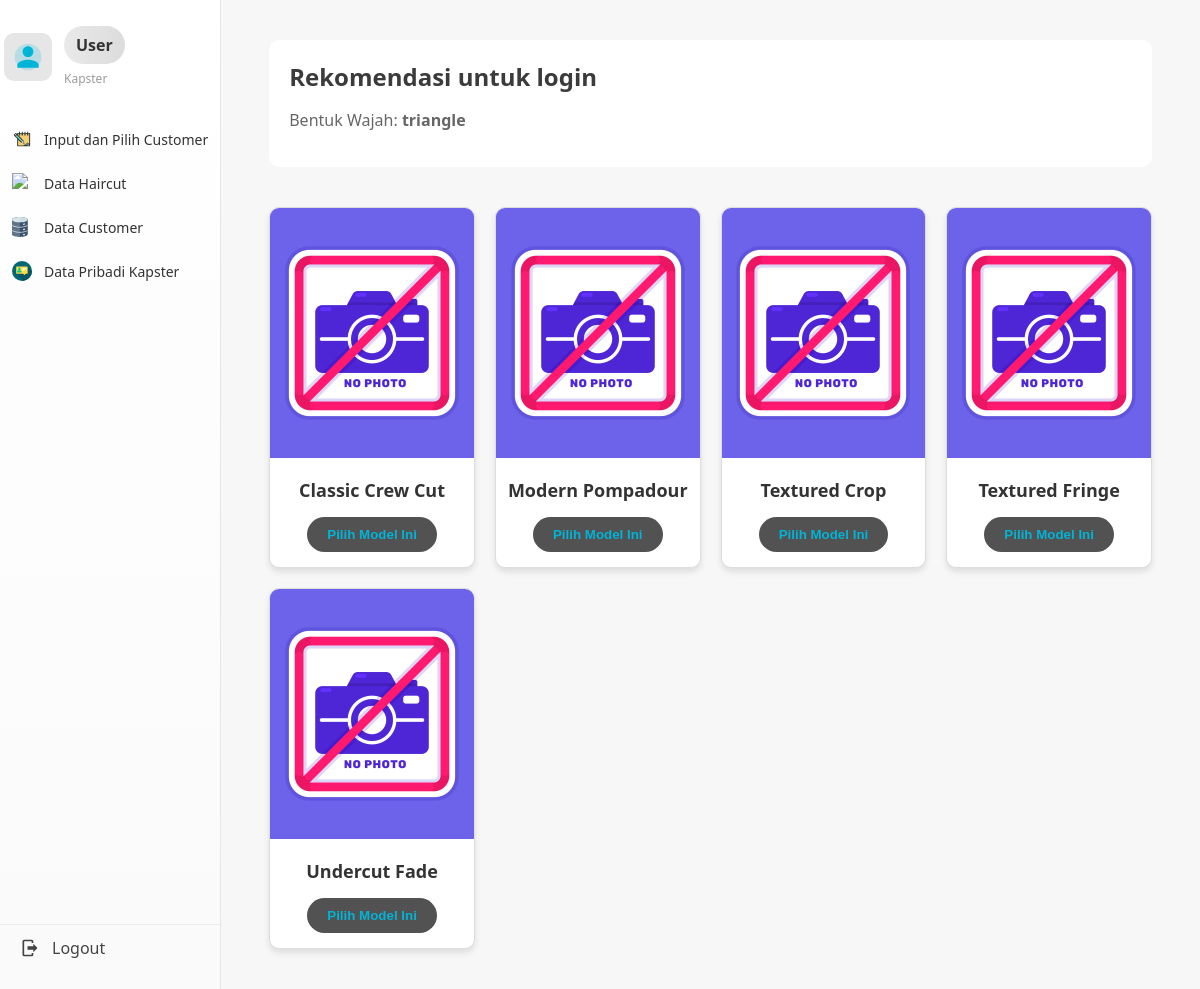
/haircut.php?pelanggan_id=6 (signed in), run on the app's committed database.
### tables this page shows
CREATE TABLE `pelanggan` (
  `id` int(11) NOT NULL,
  `nama` varchar(100) NOT NULL,
  `bentuk_wajah` varchar(50) DEFAULT NULL,
  `created_at` timestamp NOT NULL DEFAULT current_timestamp(),
  `hp_pelanggan` varchar(25) DEFAULT NULL,
  `foto` varchar(255) DEFAULT NULL
);

CREATE TABLE `model_rambut` (
  `id` int(11) NOT NULL,
  `nama` varchar(100) NOT NULL,
  `deskripsi` text DEFAULT NULL,
  `bentuk_wajah` varchar(50) NOT NULL
);

### haircut.php (the view, shortened to what this page needs)
<?php
require_once 'not-to-show/connect.php';
$id_pelanggan = isset($_GET['pelanggan_id']) ? $_GET['pelanggan_id'] : (isset($_GET['id_pelanggan']) ? $_GET['id_pelanggan'] : null);
$shape = '';
$name = '';
if ($id_pelanggan) {
    $res = mysqli_query($conn, "SELECT * FROM pelanggan WHERE id = '$id_pelanggan'");
    $data = mysqli_fetch_assoc($res);
    $shape = $data['bentuk_wajah'];
    $name = $data['nama'];
} else {
    $shape = $_GET['shape'] ?? '';
    $name = $_GET['name'] ?? '';
    $res = mysqli_query($conn, "SELECT id FROM pelanggan WHERE nama = '$name' ORDER BY id DESC LIMIT 1");
    $data = mysqli_fetch_assoc($res);
    $id_pelanggan = $data['id'] ?? null;
}
$query_model = mysqli_query($conn, "SELECT * FROM model_rambut WHERE bentuk_wajah = '$shape'");
?>
<!DOCTYPE html>
<html lang="id">
<head>
    <link rel="stylesheet" href="assets/css/test.css">
</head>
<body>
    <?php include 'sidebar.php'; ?>
    <div class="content">
        <div style="padding: 20px; background: #fff; border-radius: 10px; margin: 20px;">
            <h2 style="margin:0;">Rekomendasi untuk <?= htmlspecialchars($name) ?></h2>
            <p style="color: #666;">Bentuk Wajah: <strong><?= htmlspecialchars($shape) ?></strong></p>
        </div>
        <div class="haircut-grid">
            <?php if (mysqli_num_rows($query_model) > 0): ?>
                <?php while($row = mysqli_fetch_assoc($query_model)): ?>
                    <?php
                        $gambar = 'assets/img/no-image.jpg';
                    ?>
                    <div class="haircut-card">
                        <img src="<?= $gambar ?>" alt="<?= htmlspecialchars($row['nama']) ?>">
                        <h3><?= htmlspecialchars($row['nama']) ?></h3>
                        <form method="POST">
                            <button type="submit" name="pilih_haircut" class="btn-pilih">Pilih Model Ini</button>
                        </form>
                    </div>
                <?php endwhile; ?>
            <?php else: ?>
                <div style="padding: 20px;">Belum ada data model rambut untuk bentuk wajah ini.</div>
            <?php endif; ?>
        </div>
    </div>
</body>
</html>

### assets/css/test.css (style rules this page uses)
:root { --sidebar-w: 240px; --bg: #f7f7f8; --muted: #9b9b9b; --primary: #b0b0b0; --accent: #3b3b3b; --card-bg: #ffffff; --pill-bg: #e6e6e6; }
* { box-sizing: border-box; }
html, body { height: 100%; padding: 0; margin: 0; font-family: "Segoe UI", Roboto, "Helvetica Neue", Arial; background: var(--bg); color: var(--accent); }
body { display: flex; }
.content { flex: 1; padding: 20px 28px; overflow: auto; }

### haircut.php (style rules this page uses)
.haircut-grid { display: grid; grid-template-columns: repeat(auto-fill, minmax(200px, 1fr)); gap: 20px; padding: 20px; }
.haircut-card { border: 1px solid #ddd; border-radius: 10px; overflow: hidden; background: white; text-align: center; padding-bottom: 15px; box-shadow: 0 4px 6px rgba(0,0,0,0.1); }
.haircut-card img { width: 100%; height: 250px; object-fit: cover; object-position: top; }
.haircut-card h3 { margin: 15px 0; font-size: 18px; color: #333; }
.btn-pilih { background: #525252; color: #00B4D8; border: none; padding: 10px 20px; border-radius: 20px; cursor: pointer; font-weight: bold; transition: 0.3s; }

### data on the page
pelanggan: nama "login", bentuk_wajah "triangle"
model_rambut: nama "Classic Crew Cut"
model_rambut: nama "Modern Pompadour"
model_rambut: nama "Textured Crop"
model_rambut: nama "Textured Fringe"
model_rambut: nama "Undercut Fade"

### other printed values
$nama "User"
$role "Kapster"
